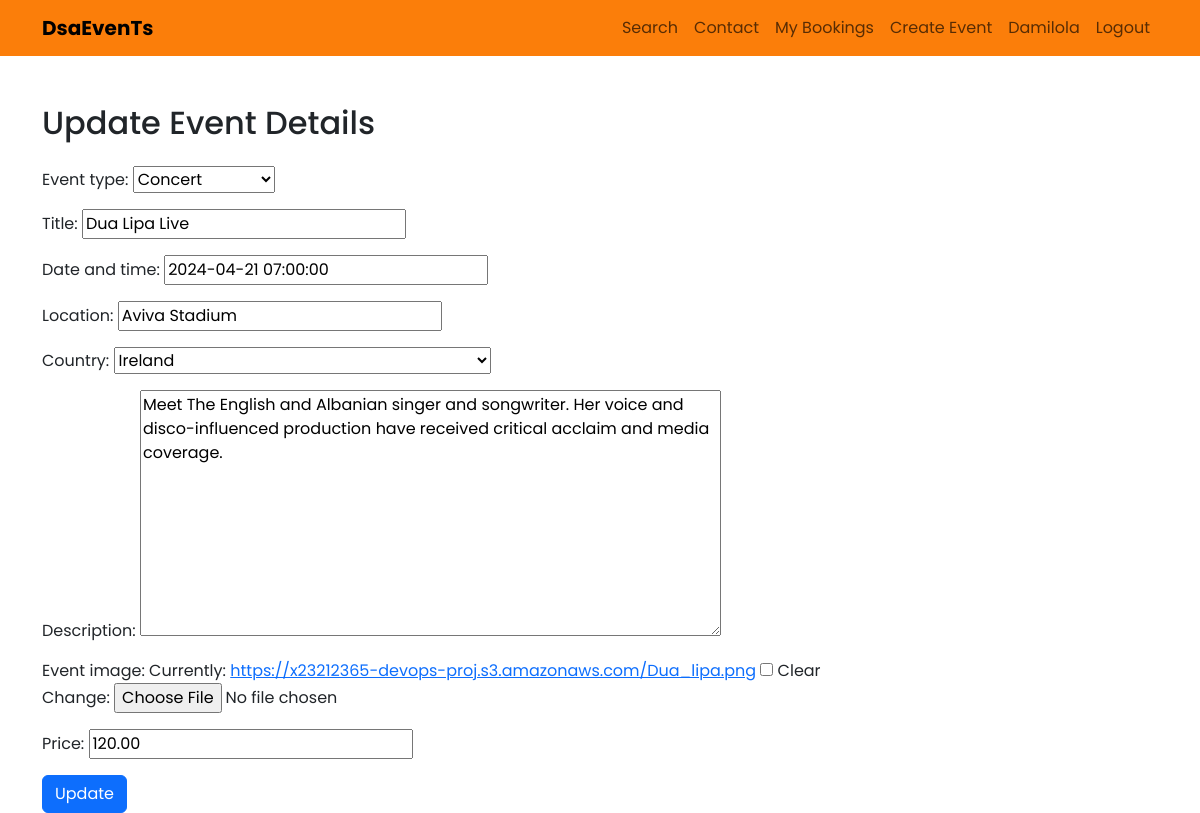
The app's page /update/2/ (signed in) with its own data.
### events/models.py (models this page shows)
class Event(models.Model):
    EVENT_TYPE_CHOICES = (
        ('concert', 'Concert'),
        ('music_festival', 'Music Festival'),
        ('workshop', 'Workshop'),
        ('conference', 'Conference'),
        ('exhibition', 'Exhibition'),
        ('album_release', 'Album Release'),
        ('live_stream', 'Live Stream'),
        ('meetup', 'Meetup'),
    )
    event_type = models.CharField(max_length=100, choices=EVENT_TYPE_CHOICES)
    title = models.CharField(max_length=255)
    date_and_time = models.DateTimeField()
    location = models.CharField(max_length=255)
    country = CountryField()
    description = models.TextField()
    event_image = models.ImageField(blank=True)
    price = models.DecimalField(max_digits=10, decimal_places=2, default=0)
    user = models.ForeignKey(User, on_delete=models.CASCADE, default= None)

### events/views.py (the view)
# urls.py: path('update/<int:event_id>/', views.update_event, name='update_event'),
def update_event(request, event_id):
    event = get_object_or_404(Event, pk=event_id)
    if request.method == 'POST':
        form = EventForm(request.POST, request.FILES, instance=event)
        if form.is_valid():
            form.save()
            return redirect('homepage')  # Redirect to homepage after successful update
    else:
        form = EventForm(instance=event)
    return render(request, 'events/update_event.html', {'form': form})

### events/forms.py
class EventForm(forms.ModelForm):
    date_and_time = forms.DateTimeField(input_formats=['%d/%m/%Y, %H:%M'],
    widget=DateTimeInput(attrs={'placeholder': 'DD/MM/YYYY, HH:MM'}))
    class Meta:
        model = Event
        fields = ['event_type', 'title', 'date_and_time', 'location', 'country',
        'description', 'event_image', 'price']
        widgets = {
            'date_and_time': DateTimeLocalInput(),
            'country': forms.Select(choices=[(country.code, country.name)
            for country in countries]),
        }
    def __init__(self, *args, **kwargs):
        super().__init__(*args, **kwargs)
        self.fields['event_type'].choices = Event.EVENT_TYPE_CHOICES

### templates/events/update_event.html (shortened to what this page needs)
{% extends 'base.html' %}
{% load static %}
{% block content %}
<div class="container mt-5">
    <h2 class="mb-4">Update Event Details</h2>
    <form method="post" enctype="multipart/form-data">
        {{ form.as_p }}
        <button type="submit" class="btn btn-primary">Update</button>
    </form>
</div>
{% endblock %}

### templates/events/header.html (shortened to what this page needs)
<header class="navbar navbar-expand-lg navbar-light" style="background:#FB7E0A">
    <div class="container">
        <a class="navbar-brand fw-bolder" href="/">DsaEvenTs</a>
        <div class="collapse navbar-collapse justify-content-end" id="navbarNav">
            <ul class="navbar-nav ml-auto">
                <li class="nav-item">
                    <a class="nav-link" href="/all-events/">Search</a>
                </li>
                 <li class="nav-item">
                    <a class="nav-link" href="/contact-us/">Contact</a>
                </li>
                <li class="nav-item">
                    <a   class="nav-link" href="{% url 'my_bookings' %}">My Bookings</a>
                </li>
                   {% if user.is_authenticated %}
                     <li class="nav-item">
                        <a class="nav-link" href="/events-submission/">Create Event</a>
                    </li>
                    <li class="nav-item">
                        <a class="nav-link" href="#">{{ user.username }}</a>
                    </li>
                    <li class="nav-item">
                        <a class="nav-link" href="{% url 'account_logout' %}">Logout</a>
                    </li>
                {% else %}
                    <li class="nav-item">
                        <a class="nav-link" href="{% url 'account_login' %}">Login</a>
                    </li>
                {% endif %}
            </ul>
        </div>
    </div>
</header>

### records on screen
Event: event_type "Concert", title "Dua Lipa Live", date_and_time "2024-04-21 07:00:00", location "Aviva Stadium", country "Ireland", description "Meet The English and Albanian singer and songwriter. Her voice and disco-influenced production have received critical acclaim and media coverage.", price "120.00"

### other values on screen
{{ user.username }} "Damilola"
